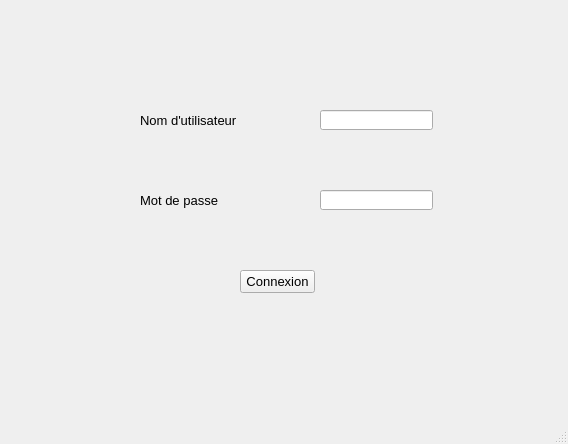
<?xml version="1.0" encoding="UTF-8"?>
<ui version="4.0">
 <class>MainWindow</class>
 <widget class="QMainWindow" name="MainWindow">
  <property name="geometry">
   <rect>
    <x>0</x>
    <y>0</y>
    <width>568</width>
    <height>444</height>
   </rect>
  </property>
  <property name="font">
   <font>
    <pointsize>10</pointsize>
   </font>
  </property>
  <property name="windowTitle">
   <string>Se connecter</string>
  </property>
  <property name="styleSheet">
   <string notr="true"/>
  </property>
  <property name="iconSize">
   <size>
    <width>24</width>
    <height>24</height>
   </size>
  </property>
  <widget class="QWidget" name="centralwidget">
   <widget class="QLabel" name="label">
    <property name="geometry">
     <rect>
      <x>140</x>
      <y>110</y>
      <width>111</width>
      <height>21</height>
     </rect>
    </property>
    <property name="text">
     <string>Nom d'utilisateur</string>
    </property>
   </widget>
   <widget class="QLabel" name="label_2">
    <property name="geometry">
     <rect>
      <x>140</x>
      <y>190</y>
      <width>111</width>
      <height>21</height>
     </rect>
    </property>
    <property name="text">
     <string>Mot de passe</string>
    </property>
   </widget>
   <widget class="QLineEdit" name="lineEdit">
    <property name="geometry">
     <rect>
      <x>320</x>
      <y>110</y>
      <width>113</width>
      <height>20</height>
     </rect>
    </property>
   </widget>
   <widget class="QLineEdit" name="lineEdit_2">
    <property name="geometry">
     <rect>
      <x>320</x>
      <y>190</y>
      <width>113</width>
      <height>20</height>
     </rect>
    </property>
   </widget>
   <widget class="QPushButton" name="pushButton">
    <property name="geometry">
     <rect>
      <x>240</x>
      <y>270</y>
      <width>75</width>
      <height>23</height>
     </rect>
    </property>
    <property name="text">
     <string>Connexion</string>
    </property>
   </widget>
   <widget class="QLabel" name="label_3">
    <property name="geometry">
     <rect>
      <x>-30</x>
      <y>-90</y>
      <width>881</width>
      <height>601</height>
     </rect>
    </property>
    <property name="text">
     <string/>
    </property>
    <property name="pixmap">
     <pixmap>../../../../../../../../Downloads/155296947_507314950275690_225535330781415924_n.jpg</pixmap>
    </property>
   </widget>
   <zorder>label_3</zorder>
   <zorder>label</zorder>
   <zorder>label_2</zorder>
   <zorder>lineEdit</zorder>
   <zorder>lineEdit_2</zorder>
   <zorder>pushButton</zorder>
  </widget>
  <widget class="QMenuBar" name="menubar">
   <property name="geometry">
    <rect>
     <x>0</x>
     <y>0</y>
     <width>568</width>
     <height>23</height>
    </rect>
   </property>
  </widget>
  <widget class="QStatusBar" name="statusbar"/>
 </widget>
 <resources/>
 <connections/>
</ui>
